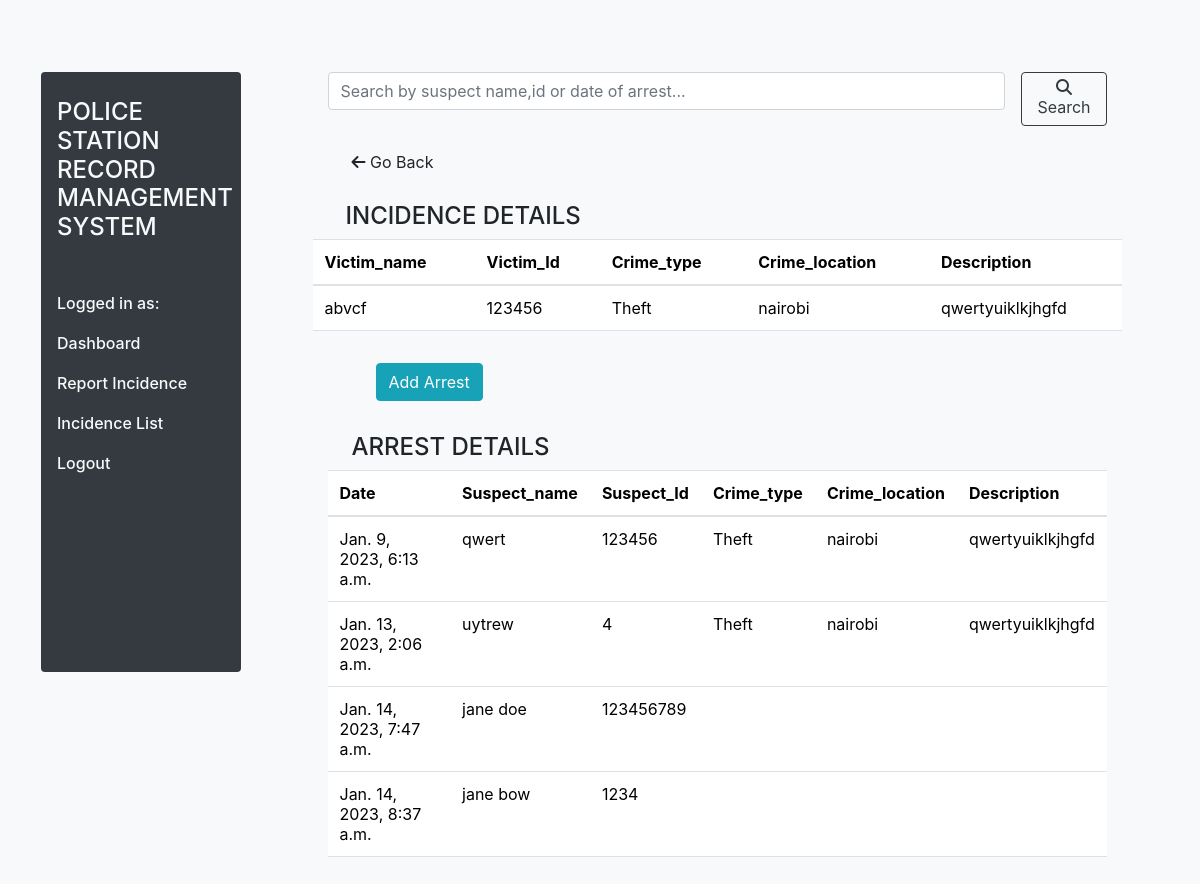
The page /incidence/1/ on the database as committed earlier.
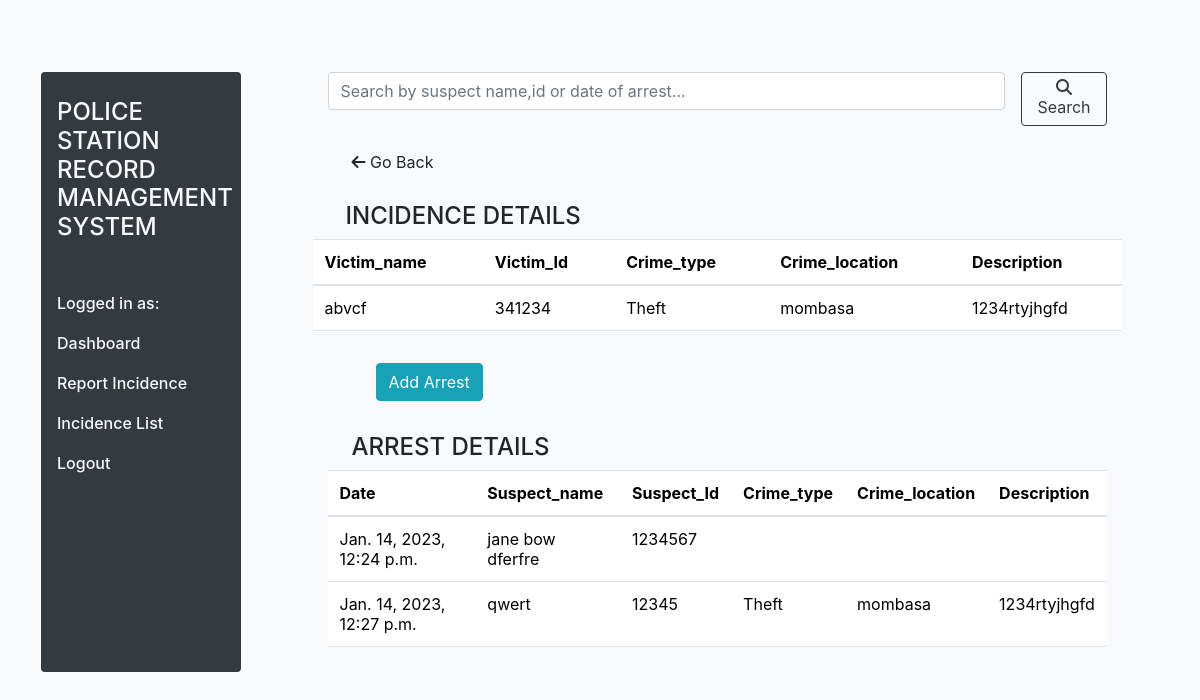
The same page on the database as committed later.
### records/models.py (models this page shows, shortened)
class Report (models.Model):
    report_id = models.UUIDField(default=uuid.uuid4, editable=False, unique=True)
    victim_name = models.CharField(max_length=100)
    victim_id = models.IntegerField(max_length=8)
    crime_type = models.ForeignKey(Crime,on_delete=models.CASCADE,null=True, blank=False)
    crime_location = models.CharField(max_length=100)
    date = models.DateTimeField(auto_now_add=True)
    description = models.TextField(max_length=100)

class Arrest(models.Model):
    incidence = models.ForeignKey(Report, on_delete=models.CASCADE,blank=False, default=1)
    arrest_id = models.UUIDField(default=uuid.uuid4, editable=False, unique=True)
    suspect_name = models.CharField(max_length=100)
    suspect_id = models.IntegerField(max_length=8)
    date = models.DateTimeField(auto_now_add=True)

class Crime(models.Model):
    name = models.CharField(max_length=100)
    def __str__(self) :
        return self.name

### records/views.py (the view)
# urls.py: path('incidence/<int:pk>/',views.IncidenceDetail, name='detail' ),
def IncidenceDetail(request, pk):
    incidence = Report.objects.get(id=pk)
    q = request.GET.get('q') if request.GET.get('q') != None else ''
    arrest_list = Arrest.objects.filter(
        Q(suspect_id__icontains=q) |
        Q(suspect_name__icontains=q) |
        Q(date__icontains=q)
    )
    context = {
        'incidence': incidence,
        'arrest_list': arrest_list,
    }
    return render(request, 'records/incidence_detail.html', context)

### records/templates/records/incidence_detail.html (shortened to what this page needs)
{% extends 'records/base.html' %} {% load crispy_forms_tags%}
    {% block content %}
    <div class="row">
        <div class="col-md-3 ">
            {% include 'records/sidebar.html'%}
        </div>
        <div class="col-md-8 mt-5">
                <form class="d-flex" method="GET">
                    <input class="form-control me-2" type="text" name="q" placeholder="Search by suspect name,id or date of arrest..." aria-label="Search">
                    <button class="btn btn-outline-dark search ml-2" type="submit"><i class="fa-solid fa-magnifying-glass"></i>Search </button>
                </form>
                <div>
                    <a class="nav-link m-3 p-2" href="{% url 'report_list'%}"><i class="fa fa-arrow-left" aria-hidden="true"></i>
                        Go Back</a>
                </div>
            <div class="row">
                <div class="row">
                    <h4 class="text-justify ml-4 mt-1">INCIDENCE DETAILS</h4>
                </div>
                <table class="table  p-2 jumbortron">
                    <thead>
                        <tr>
                            <th scope="col">Victim_name</th>
                            <th scope="col">Victim_Id</th>
                            <th scope="col">Crime_type</th>
                            <th scope="col">Crime_location</th>
                            <th scope="col">Description</th>
                        </tr>
                    </thead>
                    <tbody>
                        <td scope="row">{{incidence.victim_name}}</td>
                            <td scope="row">{{incidence.victim_id}}</td>
                            <td scope="row">{{incidence.crime_type}}</td>
                            <td scope="row">{{incidence.crime_location}}</td>
                            <td scope="row">{{incidence.description}}</td>
                    </tbody>
                    </table>
                                </div>
              <a href="{% url 'add_arrest' incidence.id %}" class="btn btn-info m-3 ml-5 "> Add Arrest</a>
              <div class="arrest">
                <h4 class="text-justify ml-4 mt-3">ARREST DETAILS</h4>
                <table class="table  p-2 jumbortron">
                    <thead>
                        <tr>
                            <th scope="col">Date</th>
                            <th scope="col">Suspect_name</th>
                            <th scope="col">Suspect_Id</th>
                            <th scope="col">Crime_type</th>
                            <th scope="col">Crime_location</th>
                            <th scope="col">Description</th>
                        </tr>
                    </thead>
                    <tbody>
                        {% for arrest_list in arrest_list %}
                        <tr>
                            <td scope="row">{{arrest_list.date}}</td>
                            <td scope="row">{{arrest_list.suspect_name}}</td>
                            <td scope="row">{{arrest_list.suspect_id}}</td>
                            <td scope="row">{{arrest_list.incidence.crime_type}}</td>
                            <td scope="row">{{arrest_list.incidence.crime_location}}</td>
                            <td scope="row">{{arrest_list.incidence.description}}</td>
                        </tr>
                        {% endfor%}
                    </tbody>
                    </table>
              </div>
        </div>
    </div>
    {% endblock content %}

Rows that differ between the two databases and show on the page:
removed Arrest: date "Jan. 9, 2023, 6:13 a.m.", suspect_name "qwert", suspect_id "123456", incidence.crime_type "Theft", incidence.crime_location "nairobi", incidence.description "qwertyuiklkjhgfd"
removed Arrest: date "Jan. 14, 2023, 7:47 a.m.", suspect_name "jane doe", suspect_id "123456789"
removed Arrest: date "Jan. 14, 2023, 8:37 a.m.", suspect_name "jane bow", suspect_id "1234"
changed Report "abvcf": victim_id "123456" → "341234"; crime_location "nairobi" → "mombasa"; description "qwertyuiklkjhgfd" → "1234rtyjhgfd"
added Arrest: date "Jan. 14, 2023, 12:24 p.m.", suspect_name "jane bow dferfre", suspect_id "1234567"
changed Arrest "Theft": date "Jan. 13, 2023, 2:06 a.m." → "Jan. 14, 2023, 12:27 p.m."; suspect_name "uytrew" → "qwert"; suspect_id "4" → "12345"; incidence.crime_location "nairobi" → "mombasa"; incidence.description "qwertyuiklkjhgfd" → "1234rtyjhgfd"
